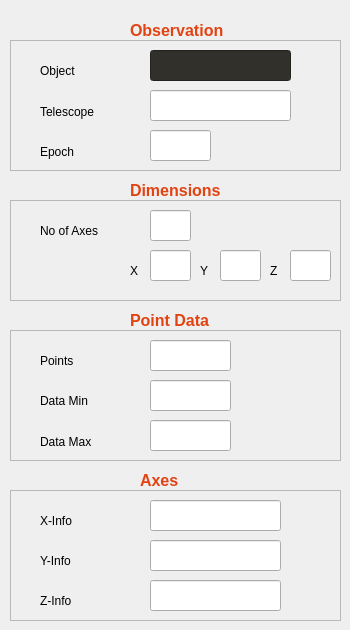
    <widget class="QWidget" name="InfoTab">
     <attribute name="title">
      <string>Information</string>
     </attribute>
     <widget class="QFrame" name="frame_3">
      <property name="geometry">
       <rect>
        <x>10</x>
        <y>40</y>
        <width>331</width>
        <height>131</height>
       </rect>
      </property>
      <property name="frameShape">
       <enum>QFrame::StyledPanel</enum>
      </property>
      <property name="frameShadow">
       <enum>QFrame::Raised</enum>
      </property>
      <widget class="QLineEdit" name="lineInfoTelescope">
       <property name="geometry">
        <rect>
         <x>140</x>
         <y>50</y>
         <width>141</width>
         <height>31</height>
        </rect>
       </property>
       <property name="frame">
        <bool>true</bool>
       </property>
       <property name="readOnly">
        <bool>true</bool>
       </property>
       <property name="placeholderText">
        <string/>
       </property>
      </widget>
      <widget class="QLineEdit" name="lineInfoObject">
       <property name="enabled">
        <bool>true</bool>
       </property>
       <property name="geometry">
        <rect>
         <x>140</x>
         <y>10</y>
         <width>141</width>
         <height>31</height>
        </rect>
       </property>
       <property name="palette">
        <palette>
         <active>
          <colorrole role="WindowText">
           <brush brushstyle="SolidPattern">
            <color alpha="255">
             <red>255</red>
             <green>255</green>
             <blue>255</blue>
            </color>
           </brush>
          </colorrole>
          <colorrole role="Button">
           <brush brushstyle="SolidPattern">
            <color alpha="255">
             <red>49</red>
             <green>48</green>
             <blue>43</blue>
            </color>
           </brush>
          </colorrole>
          <colorrole role="Light">
           <brush brushstyle="SolidPattern">
            <color alpha="255">
             <red>255</red>
             <green>255</green>
             <blue>255</blue>
            </color>
           </brush>
          </colorrole>
          <colorrole role="Text">
           <brush brushstyle="SolidPattern">
            <color alpha="255">
             <red>255</red>
             <green>255</green>
             <blue>255</blue>
            </color>
           </brush>
          </colorrole>
          <colorrole role="ButtonText">
           <brush brushstyle="SolidPattern">
            <color alpha="255">
             <red>255</red>
             <green>255</green>
             <blue>255</blue>
            </color>
           </brush>
          </colorrole>
          <colorrole role="Base">
           <brush brushstyle="SolidPattern">
            <color alpha="255">
             <red>49</red>
             <green>48</green>
             <blue>43</blue>
            </color>
           </brush>
          </colorrole>
          <colorrole role="Window">
           <brush brushstyle="SolidPattern">
            <color alpha="255">
             <red>49</red>
             <green>48</green>
             <blue>43</blue>
            </color>
           </brush>
          </colorrole>
         </active>
         <inactive>
          <colorrole role="WindowText">
           <brush brushstyle="SolidPattern">
            <color alpha="255">
             <red>255</red>
             <green>255</green>
             <blue>255</blue>
            </color>
           </brush>
          </colorrole>
          <colorrole role="Button">
           <brush brushstyle="SolidPattern">
            <color alpha="255">
             <red>49</red>
             <green>48</green>
             <blue>43</blue>
            </color>
           </brush>
          </colorrole>
          <colorrole role="Light">
           <brush brushstyle="SolidPattern">
            <color alpha="255">
             <red>255</red>
             <green>255</green>
             <blue>255</blue>
            </color>
           </brush>
          </colorrole>
          <colorrole role="Text">
           <brush brushstyle="SolidPattern">
            <color alpha="255">
             <red>255</red>
             <green>255</green>
             <blue>255</blue>
            </color>
           </brush>
          </colorrole>
          <colorrole role="ButtonText">
           <brush brushstyle="SolidPattern">
            <color alpha="255">
             <red>255</red>
             <green>255</green>
             <blue>255</blue>
            </color>
           </brush>
          </colorrole>
          <colorrole role="Base">
           <brush brushstyle="SolidPattern">
            <color alpha="255">
             <red>49</red>
             <green>48</green>
             <blue>43</blue>
            </color>
           </brush>
          </colorrole>
          <colorrole role="Window">
           <brush brushstyle="SolidPattern">
            <color alpha="255">
             <red>49</red>
             <green>48</green>
             <blue>43</blue>
            </color>
           </brush>
          </colorrole>
         </inactive>
         <disabled>
          <colorrole role="WindowText">
           <brush brushstyle="SolidPattern">
            <color alpha="255">
             <red>255</red>
             <green>255</green>
             <blue>255</blue>
            </color>
           </brush>
          </colorrole>
          <colorrole role="Button">
           <brush brushstyle="SolidPattern">
            <color alpha="255">
             <red>49</red>
             <green>48</green>
             <blue>43</blue>
            </color>
           </brush>
          </colorrole>
          <colorrole role="Light">
           <brush brushstyle="SolidPattern">
            <color alpha="255">
             <red>255</red>
             <green>255</green>
             <blue>255</blue>
            </color>
           </brush>
          </colorrole>
          <colorrole role="Text">
           <brush brushstyle="SolidPattern">
            <color alpha="255">
             <red>255</red>
             <green>255</green>
             <blue>255</blue>
            </color>
           </brush>
          </colorrole>
          <colorrole role="ButtonText">
           <brush brushstyle="SolidPattern">
            <color alpha="255">
             <red>255</red>
             <green>255</green>
             <blue>255</blue>
            </color>
           </brush>
          </colorrole>
          <colorrole role="Base">
           <brush brushstyle="SolidPattern">
            <color alpha="255">
             <red>49</red>
             <green>48</green>
             <blue>43</blue>
            </color>
           </brush>
          </colorrole>
          <colorrole role="Window">
           <brush brushstyle="SolidPattern">
            <color alpha="255">
             <red>49</red>
             <green>48</green>
             <blue>43</blue>
            </color>
           </brush>
          </colorrole>
         </disabled>
        </palette>
       </property>
       <property name="frame">
        <bool>true</bool>
       </property>
       <property name="readOnly">
        <bool>true</bool>
       </property>
       <property name="placeholderText">
        <string/>
       </property>
      </widget>
      <widget class="QLabel" name="label_8">
       <property name="geometry">
        <rect>
         <x>30</x>
         <y>61</y>
         <width>71</width>
         <height>21</height>
        </rect>
       </property>
       <property name="text">
        <string>Telescope</string>
       </property>
      </widget>
      <widget class="QLabel" name="label_6">
       <property name="geometry">
        <rect>
         <x>30</x>
         <y>20</y>
         <width>71</width>
         <height>21</height>
        </rect>
       </property>
       <property name="text">
        <string>Object</string>
       </property>
      </widget>
      <widget class="QLabel" name="label_9">
       <property name="geometry">
        <rect>
         <x>30</x>
         <y>101</y>
         <width>71</width>
         <height>21</height>
        </rect>
       </property>
       <property name="text">
        <string>Epoch</string>
       </property>
      </widget>
      <widget class="QLineEdit" name="lineInfoEpoch">
       <property name="geometry">
        <rect>
         <x>140</x>
         <y>90</y>
         <width>61</width>
         <height>31</height>
        </rect>
       </property>
       <property name="frame">
        <bool>true</bool>
       </property>
       <property name="readOnly">
        <bool>true</bool>
       </property>
       <property name="placeholderText">
        <string/>
       </property>
      </widget>
     </widget>
     <widget class="QLabel" name="label_26">
      <property name="geometry">
       <rect>
        <x>130</x>
        <y>20</y>
        <width>101</width>
        <height>20</height>
       </rect>
      </property>
      <property name="palette">
       <palette>
        <active>
         <colorrole role="WindowText">
          <brush brushstyle="SolidPattern">
           <color alpha="255">
            <red>225</red>
            <green>67</green>
            <blue>19</blue>
           </color>
          </brush>
         </colorrole>
         <colorrole role="Button">
          <brush brushstyle="SolidPattern">
           <color alpha="255">
            <red>49</red>
            <green>48</green>
            <blue>43</blue>
           </color>
          </brush>
         </colorrole>
         <colorrole role="Text">
          <brush brushstyle="SolidPattern">
           <color alpha="255">
            <red>225</red>
            <green>67</green>
            <blue>19</blue>
           </color>
          </brush>
         </colorrole>
         <colorrole role="ButtonText">
          <brush brushstyle="SolidPattern">
           <color alpha="255">
            <red>225</red>
            <green>67</green>
            <blue>19</blue>
           </color>
          </brush>
         </colorrole>
         <colorrole role="Base">
          <brush brushstyle="SolidPattern">
           <color alpha="255">
            <red>49</red>
            <green>48</green>
            <blue>43</blue>
           </color>
          </brush>
         </colorrole>
         <colorrole role="Window">
          <brush brushstyle="SolidPattern">
           <color alpha="255">
            <red>49</red>
            <green>48</green>
            <blue>43</blue>
           </color>
          </brush>
         </colorrole>
        </active>
        <inactive>
         <colorrole role="WindowText">
          <brush brushstyle="SolidPattern">
           <color alpha="255">
            <red>225</red>
            <green>67</green>
            <blue>19</blue>
           </color>
          </brush>
         </colorrole>
         <colorrole role="Button">
          <brush brushstyle="SolidPattern">
           <color alpha="255">
            <red>49</red>
            <green>48</green>
            <blue>43</blue>
           </color>
          </brush>
         </colorrole>
         <colorrole role="Text">
          <brush brushstyle="SolidPattern">
           <color alpha="255">
            <red>225</red>
            <green>67</green>
            <blue>19</blue>
           </color>
          </brush>
         </colorrole>
         <colorrole role="ButtonText">
          <brush brushstyle="SolidPattern">
           <color alpha="255">
            <red>225</red>
            <green>67</green>
            <blue>19</blue>
           </color>
          </brush>
         </colorrole>
         <colorrole role="Base">
          <brush brushstyle="SolidPattern">
           <color alpha="255">
            <red>49</red>
            <green>48</green>
            <blue>43</blue>
           </color>
          </brush>
         </colorrole>
         <colorrole role="Window">
          <brush brushstyle="SolidPattern">
           <color alpha="255">
            <red>49</red>
            <green>48</green>
            <blue>43</blue>
           </color>
          </brush>
         </colorrole>
        </inactive>
        <disabled>
         <colorrole role="WindowText">
          <brush brushstyle="SolidPattern">
           <color alpha="255">
            <red>225</red>
            <green>67</green>
            <blue>19</blue>
           </color>
          </brush>
         </colorrole>
         <colorrole role="Button">
          <brush brushstyle="SolidPattern">
           <color alpha="255">
            <red>49</red>
            <green>48</green>
            <blue>43</blue>
           </color>
          </brush>
         </colorrole>
         <colorrole role="Text">
          <brush brushstyle="SolidPattern">
           <color alpha="255">
            <red>225</red>
            <green>67</green>
            <blue>19</blue>
           </color>
          </brush>
         </colorrole>
         <colorrole role="ButtonText">
          <brush brushstyle="SolidPattern">
           <color alpha="255">
            <red>225</red>
            <green>67</green>
            <blue>19</blue>
           </color>
          </brush>
         </colorrole>
         <colorrole role="Base">
          <brush brushstyle="SolidPattern">
           <color alpha="255">
            <red>49</red>
            <green>48</green>
            <blue>43</blue>
           </color>
          </brush>
         </colorrole>
         <colorrole role="Window">
          <brush brushstyle="SolidPattern">
           <color alpha="255">
            <red>49</red>
            <green>48</green>
            <blue>43</blue>
           </color>
          </brush>
         </colorrole>
        </disabled>
       </palette>
      </property>
      <property name="font">
       <font>
        <family>Ubuntu</family>
        <pointsize>12</pointsize>
        <weight>75</weight>
        <italic>false</italic>
        <bold>true</bold>
       </font>
      </property>
      <property name="styleSheet">
       <string notr="true">color: rgb(225, 67, 19);

</string>
      </property>
      <property name="text">
       <string>Observation</string>
      </property>
     </widget>
     <widget class="QFrame" name="frame_4">
      <property name="geometry">
       <rect>
        <x>10</x>
        <y>200</y>
        <width>331</width>
        <height>101</height>
       </rect>
      </property>
      <property name="frameShape">
       <enum>QFrame::StyledPanel</enum>
      </property>
      <property name="frameShadow">
       <enum>QFrame::Raised</enum>
      </property>
      <widget class="QLineEdit" name="lineInfoNAxis1">
       <property name="geometry">
        <rect>
         <x>140</x>
         <y>50</y>
         <width>41</width>
         <height>31</height>
        </rect>
       </property>
       <property name="frame">
        <bool>true</bool>
       </property>
       <property name="readOnly">
        <bool>true</bool>
       </property>
       <property name="placeholderText">
        <string/>
       </property>
      </widget>
      <widget class="QLabel" name="label_23">
       <property name="geometry">
        <rect>
         <x>120</x>
         <y>60</y>
         <width>20</width>
         <height>21</height>
        </rect>
       </property>
       <property name="text">
        <string>X</string>
       </property>
      </widget>
      <widget class="QLineEdit" name="lineInfoNAxis2">
       <property name="geometry">
        <rect>
         <x>210</x>
         <y>50</y>
         <width>41</width>
         <height>31</height>
        </rect>
       </property>
       <property name="frame">
        <bool>true</bool>
       </property>
       <property name="readOnly">
        <bool>true</bool>
       </property>
       <property name="placeholderText">
        <string/>
       </property>
      </widget>
      <widget class="QLabel" name="label_24">
       <property name="geometry">
        <rect>
         <x>190</x>
         <y>60</y>
         <width>20</width>
         <height>21</height>
        </rect>
       </property>
       <property name="text">
        <string>Y</string>
       </property>
      </widget>
      <widget class="QLineEdit" name="lineInfoNAxis3">
       <property name="geometry">
        <rect>
         <x>280</x>
         <y>50</y>
         <width>41</width>
         <height>31</height>
        </rect>
       </property>
       <property name="frame">
        <bool>true</bool>
       </property>
       <property name="readOnly">
        <bool>true</bool>
       </property>
       <property name="placeholderText">
        <string/>
       </property>
      </widget>
      <widget class="QLabel" name="label_25">
       <property name="geometry">
        <rect>
         <x>260</x>
         <y>60</y>
         <width>16</width>
         <height>21</height>
        </rect>
       </property>
       <property name="text">
        <string>Z</string>
       </property>
      </widget>
      <widget class="QLineEdit" name="lineInfoNAxis">
       <property name="geometry">
        <rect>
         <x>140</x>
         <y>10</y>
         <width>41</width>
         <height>31</height>
        </rect>
       </property>
       <property name="frame">
        <bool>true</bool>
       </property>
       <property name="readOnly">
        <bool>true</bool>
       </property>
       <property name="placeholderText">
        <string/>
       </property>
      </widget>
      <widget class="QLabel" name="label_22">
       <property name="geometry">
        <rect>
         <x>30</x>
         <y>20</y>
         <width>91</width>
         <height>21</height>
        </rect>
       </property>
       <property name="text">
        <string>No of Axes</string>
       </property>
      </widget>
     </widget>
     <widget class="QLabel" name="label_27">
      <property name="geometry">
       <rect>
        <x>130</x>
        <y>180</y>
        <width>101</width>
        <height>20</height>
       </rect>
      </property>
      <property name="font">
       <font>
        <pointsize>12</pointsize>
        <weight>75</weight>
        <bold>true</bold>
       </font>
      </property>
      <property name="styleSheet">
       <string notr="true">color: rgb(225, 67, 19);</string>
      </property>
      <property name="text">
       <string>Dimensions</string>
      </property>
     </widget>
     <widget class="QFrame" name="frame_8">
      <property name="geometry">
       <rect>
        <x>10</x>
        <y>330</y>
        <width>331</width>
        <height>131</height>
       </rect>
      </property>
      <property name="frameShape">
       <enum>QFrame::StyledPanel</enum>
      </property>
      <property name="frameShadow">
       <enum>QFrame::Raised</enum>
      </property>
      <widget class="QLineEdit" name="lineInfoPoints">
       <property name="geometry">
        <rect>
         <x>140</x>
         <y>10</y>
         <width>81</width>
         <height>31</height>
        </rect>
       </property>
       <property name="frame">
        <bool>true</bool>
       </property>
       <property name="readOnly">
        <bool>true</bool>
       </property>
       <property name="placeholderText">
        <string/>
       </property>
      </widget>
      <widget class="QLabel" name="label_4">
       <property name="geometry">
        <rect>
         <x>30</x>
         <y>20</y>
         <width>71</width>
         <height>21</height>
        </rect>
       </property>
       <property name="text">
        <string>Points</string>
       </property>
      </widget>
      <widget class="QLineEdit" name="lineInfoDataMax">
       <property name="geometry">
        <rect>
         <x>140</x>
         <y>90</y>
         <width>81</width>
         <height>31</height>
        </rect>
       </property>
       <property name="frame">
        <bool>true</bool>
       </property>
       <property name="readOnly">
        <bool>true</bool>
       </property>
       <property name="placeholderText">
        <string/>
       </property>
      </widget>
      <widget class="QLineEdit" name="lineInfoDataMin">
       <property name="geometry">
        <rect>
         <x>140</x>
         <y>50</y>
         <width>81</width>
         <height>31</height>
        </rect>
       </property>
       <property name="frame">
        <bool>true</bool>
       </property>
       <property name="readOnly">
        <bool>true</bool>
       </property>
       <property name="placeholderText">
        <string/>
       </property>
      </widget>
      <widget class="QLabel" name="label_15">
       <property name="geometry">
        <rect>
         <x>30</x>
         <y>101</y>
         <width>71</width>
         <height>21</height>
        </rect>
       </property>
       <property name="text">
        <string>Data Max</string>
       </property>
      </widget>
      <widget class="QLabel" name="label_5">
       <property name="geometry">
        <rect>
         <x>30</x>
         <y>55</y>
         <width>81</width>
         <height>31</height>
        </rect>
       </property>
       <property name="text">
        <string>Data Min</string>
       </property>
      </widget>
     </widget>
     <widget class="QLabel" name="label_29">
      <property name="geometry">
       <rect>
        <x>130</x>
        <y>310</y>
        <width>81</width>
        <height>20</height>
       </rect>
      </property>
      <property name="font">
       <font>
        <pointsize>12</pointsize>
        <weight>75</weight>
        <bold>true</bold>
       </font>
      </property>
      <property name="styleSheet">
       <string notr="true">color: rgb(225, 67, 19);</string>
      </property>
      <property name="text">
       <string>Point Data</string>
      </property>
     </widget>
     <widget class="QFrame" name="frame_7">
      <property name="geometry">
       <rect>
        <x>10</x>
        <y>490</y>
        <width>331</width>
        <height>131</height>
       </rect>
      </property>
      <property name="frameShape">
       <enum>QFrame::StyledPanel</enum>
      </property>
      <property name="frameShadow">
       <enum>QFrame::Raised</enum>
      </property>
      <widget class="QLineEdit" name="lineInfoZAxis">
       <property name="geometry">
        <rect>
         <x>140</x>
         <y>90</y>
         <width>131</width>
         <height>31</height>
        </rect>
       </property>
       <property name="frame">
        <bool>true</bool>
       </property>
       <property name="readOnly">
        <bool>true</bool>
       </property>
       <property name="placeholderText">
        <string/>
       </property>
      </widget>
      <widget class="QLineEdit" name="lineInfoYAxis">
       <property name="geometry">
        <rect>
         <x>140</x>
         <y>50</y>
         <width>131</width>
         <height>31</height>
        </rect>
       </property>
       <property name="frame">
        <bool>true</bool>
       </property>
       <property name="readOnly">
        <bool>true</bool>
       </property>
       <property name="placeholderText">
        <string/>
       </property>
      </widget>
      <widget class="QLabel" name="label_12">
       <property name="geometry">
        <rect>
         <x>30</x>
         <y>100</y>
         <width>41</width>
         <height>22</height>
        </rect>
       </property>
       <property name="text">
        <string>Z-Info</string>
       </property>
      </widget>
      <widget class="QLabel" name="label_10">
       <property name="geometry">
        <rect>
         <x>30</x>
         <y>20</y>
         <width>51</width>
         <height>21</height>
        </rect>
       </property>
       <property name="text">
        <string>X-Info</string>
       </property>
      </widget>
      <widget class="QLineEdit" name="lineInfoXAxis">
       <property name="geometry">
        <rect>
         <x>140</x>
         <y>10</y>
         <width>131</width>
         <height>31</height>
        </rect>
       </property>
       <property name="frame">
        <bool>true</bool>
       </property>
       <property name="readOnly">
        <bool>true</bool>
       </property>
       <property name="placeholderText">
        <string/>
       </property>
      </widget>
      <widget class="QLabel" name="label_11">
       <property name="geometry">
        <rect>
         <x>30</x>
         <y>60</y>
         <width>41</width>
         <height>22</height>
        </rect>
       </property>
       <property name="text">
        <string>Y-Info</string>
       </property>
      </widget>
     </widget>
     <widget class="QLabel" name="label_28">
      <property name="geometry">
       <rect>
        <x>140</x>
        <y>470</y>
        <width>51</width>
        <height>20</height>
       </rect>
      </property>
      <property name="font">
       <font>
        <pointsize>12</pointsize>
        <weight>75</weight>
        <bold>true</bold>
       </font>
      </property>
      <property name="styleSheet">
       <string notr="true">color: rgb(225, 67, 19);</string>
      </property>
      <property name="text">
       <string>Axes</string>
      </property>
     </widget>
    </widget>
